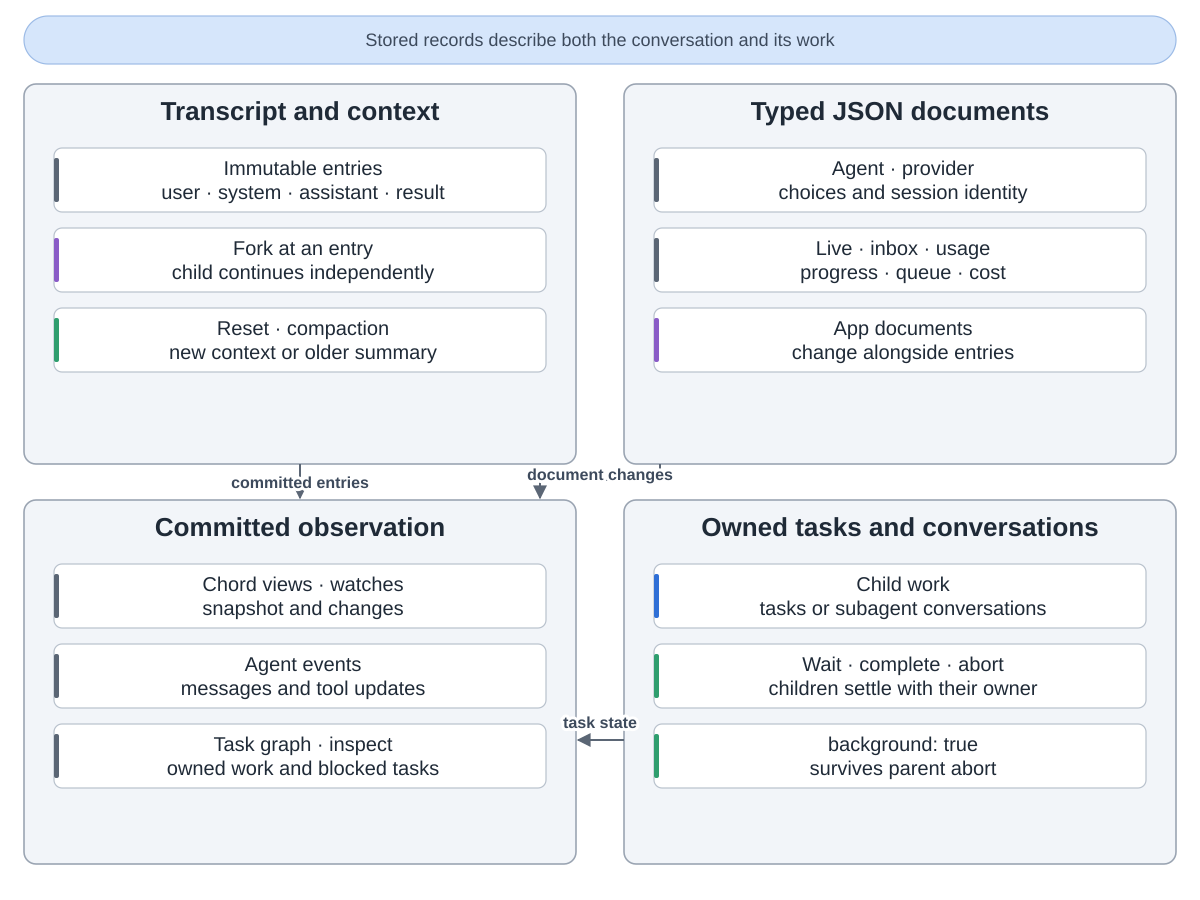

Source code (Python):
"""pi-durable: State and owned work. Source: earendil-works/pi at 7d75a0e3eb273dff753d49c066ea29fbe7b3b6f6; packages/durable/README.md:449-509,553-656; src/session/forks.ts; src/harness/task-graph.ts; src/harness/scheduler.ts. Run: python3 state.py"""
import sys
from pathlib import Path
sys.path.insert(0, str(Path(__file__).resolve().parents[2] / "tools"))
from archdiagram import Diagram

d = Diagram('State and owned work', 'Immutable entries form a conversation transcript. Forks inherit parent entries through a selected entry and continue independently. Reset changes the model context while retaining older stored entries. Compaction replaces older context with a summary. Typed JSON documents track live progress, inbox, agent configuration, provider identity, usage and application state. Chord delivers committed views and document changes; agent events and the task graph are derived views. Tasks may own child tasks or conversations; waiting and completing states keep ownership structured. Abort proceeds from owned children to parents. Background tasks form a boundary for parent abort and idle waits.')
d.pill(24,16,1152,48,"Stored records describe both the conversation and its work")
d.group(24,84,552,380,"Transcript and context")
d.column(24,84,[("Immutable entries|user · system · assistant · result","data"),("Fork at an entry|child continues independently","write"),("Reset · compaction|new context or older summary","plan")])
d.group(624,84,552,380,"Typed JSON documents")
d.column(624,84,[("Agent · provider|choices and session identity","data"),("Live · inbox · usage|progress · queue · cost","data"),("App documents|change alongside entries","write")])
d.group(24,500,552,364,"Committed observation")
d.column(24,500,[("Chord views · watches|snapshot and changes","data"),("Agent events|messages and tool updates","data"),("Task graph · inspect|owned work and blocked tasks","data")])
d.group(624,500,552,364,"Owned tasks and conversations")
d.column(624,500,[("Child work|tasks or subagent conversations","coding"),("Wait · complete · abort|children settle with their owner","plan"),("background: true|survives parent abort","plan")])
d.arrow("M300 464V498",label="committed entries",at=(300,488))
d.arrow("M660 464V480H540V498",label="document changes",at=(600,480))
d.arrow("M624 740H578",label="task state",at=(600,728))

d.save(Path(__file__).with_name("state.svg"))
